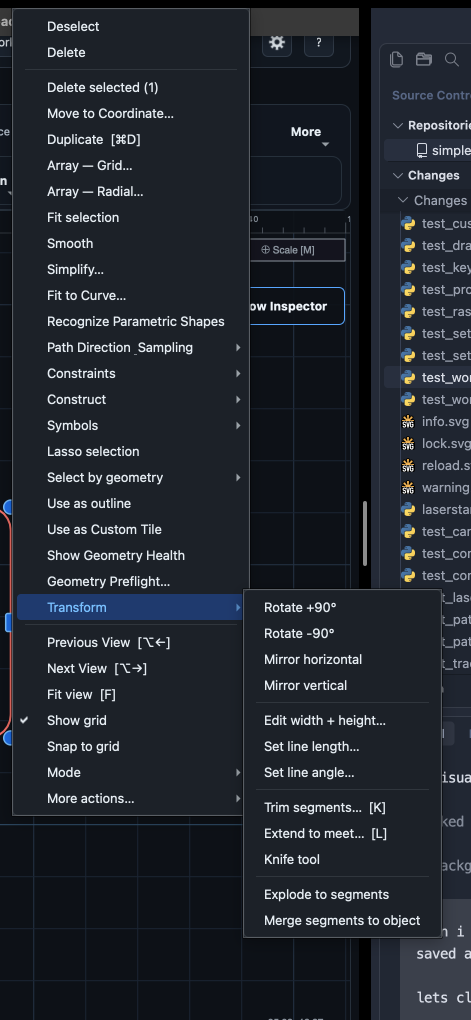
#> input picture image.png, 942 x 2040 px (shown at 1/2 size); its folder holds only this picture in this run
$ python -i imaging.py   (imports and definitions only)
#> lines starting #> are read from the running program, lines starting #| are printed output that depends on the picture; after the words box and inside, x2 and y2 are one past the last pixel; in counts of white or black regions, pixels touching at a corner belong together
"""Image-to-outline tracing pipeline."""

from __future__ import annotations

import base64
import json
import math
from collections.abc import Callable
from dataclasses import asdict, dataclass
from pathlib import Path

import cv2
import numpy as np
from PIL import Image, ImageDraw, ImageEnhance, ImageOps
from shapely.geometry import Point as ShapelyPoint  # type: ignore[import-untyped]

# Trace imaging is intentionally co-located with raster preparation: both are
# pure Pillow/OpenCV transformations that translate between a source image and
# manufacturing geometry.

Poly = list[tuple[float, float]]


class TraceCancelled(Exception):
    """Raised when a newer trace supersedes a background tracing operation."""


# Keep this value aligned with the canvas closure tolerance. It is duplicated
# here deliberately so the imaging engine stays independent of the canvas.
_CLOSE_TOL = 0.01

# Binarizing/edge-detecting at the source image's native pixel grid makes
# every boundary a hard staircase of whole-pixel steps — that's the actual
# root cause of "jagged" traces, not something a downstream smoothing pass
# can fully undo without guessing. Upsampling with cubic interpolation first
# (in _build_mask/_build_edge_mask) turns each edge into a continuous
# intensity/gradient ramp, so Otsu/Canny lands the boundary at sub-pixel
# precision instead of on a whole original pixel. Contour coordinates are
# divided back down by this factor immediately after extraction so every
# other step keeps working in the original image's pixel units.
_MASK_SUPERSAMPLE = 4


def _close_poly(poly: Poly, tol: float = _CLOSE_TOL) -> Poly:
    """Return *poly* with the starting point appended if needed."""
    if len(poly) < 3:
        return list(poly)
    if abs(poly[0][0] - poly[-1][0]) <= tol and abs(poly[0][1] - poly[-1][1]) <= tol:
        return list(poly)
    return list(poly) + [poly[0]]


# [56 lines left out: function tone_stipple, not called in this run]


# ---------------------------------------------------------------------------
# Step 1 — load image
# ---------------------------------------------------------------------------


def _load_image(path: str, max_px: int = 1200) -> tuple[Image.Image, np.ndarray]:
    """Load image via PIL, composite on white, downscale; return (rgb_img, bgr_array)."""
    # Clamp ``max_px`` to a sane range so a malicious or corrupted call
    # site cannot allocate gigabytes of RGBA pixels.
    max_px = max(64, min(int(max_px), 8192))
    img: Image.Image = Image.open(path)
    # Reject pathologically large source images outright — PIL otherwise
    # decompresses the full file before we get a chance to downscale.
    src_w, src_h = img.size
    if src_w * src_h > 80_000_000:  # ~80 MP — well above any realistic input
        raise ValueError(f"Image too large to trace: {src_w}×{src_h}px (limit ~80 MP)")
    img = img.convert("RGBA")
    bg = Image.new("RGBA", img.size, (255, 255, 255, 255))
    img = Image.alpha_composite(bg, img).convert("RGB")
    w, h = img.size
    scale = min(max_px / max(w, h, 1), 1.0)
    if scale < 1.0:
        img = img.resize((int(w * scale), int(h * scale)), Image.Resampling.LANCZOS)
    bgr = cv2.cvtColor(np.array(img, dtype=np.uint8), cv2.COLOR_RGB2BGR)
    return img, bgr


# ---------------------------------------------------------------------------
# Step 2 — threshold + morphological close → binary mask
# ---------------------------------------------------------------------------


_ILLUM_WORK_DIM = 256


def _correct_illumination(gray: np.ndarray, sigma_frac: float = 0.25) -> np.ndarray:
    """Flatten large-scale lighting gradients (shadow, vignette, glare)
    before Otsu picks a global cutoff.

    Divides the image by a very heavily blurred copy of itself, wide enough
    to capture only slow, whole-frame lighting variation and not any real
    traced feature. This is deliberately NOT the same idea as per-pixel
    adaptive thresholding (cv2.adaptiveThreshold): that uses a small local
    window, which reads the *interior* of any solid shape bigger than the
    window as flat/backgroundlike and drops it — exactly wrong for tracing
    solid fills. A wide-sigma illumination estimate stays flat across a
    solid shape's interior (so Otsu still recovers the whole fill) while
    still correcting a gradient that spans the frame.

    The background estimate is computed on a small, fixed-size downscaled
    copy rather than the input at full resolution. An illumination gradient
    is inherently low-frequency, so a coarse estimate upsampled back is
    indistinguishable from blurring at full size — but doing it this way
    keeps the Gaussian kernel small and bounded regardless of the input's
    resolution. Blurring at full size with a sigma proportional to a large
    (and, after mask supersampling, possibly multi-thousand-pixel) image
    directly scales the kernel size with it, which previously made "Building
    mask..." take an extremely long time (or appear to hang entirely) on
    higher "Max resolution" / supersampled traces.
    """
    h, w = gray.shape[:2]
    scale = _ILLUM_WORK_DIM / max(h, w, 1)
    if scale < 1.0:
        small = cv2.resize(
            gray,
            (max(1, int(w * scale)), max(1, int(h * scale))),
            interpolation=cv2.INTER_AREA,
        )
    else:
        small = gray
    small_h, small_w = small.shape[:2]
    sigma = max(15.0, min(small_h, small_w) * sigma_frac)
    background_small = cv2.GaussianBlur(small.astype(np.float32), (0, 0), sigma)
    background = (
        cv2.resize(background_small, (w, h), interpolation=cv2.INTER_LINEAR)
        if scale < 1.0
        else background_small
    )
    gray_f = gray.astype(np.float32)
    normalized = cv2.divide(gray_f, background + 1e-3, scale=255.0)
    return np.clip(normalized, 0, 255).astype(np.uint8)


def _build_mask(
    bgr: np.ndarray,
    blur: float = 1.5,
    threshold: int | None = None,
    invert: bool = False,
    close_radius: int = 1,
    supersample: int = 3,
) -> np.ndarray:
    """
    Gaussian blur → Otsu (or fixed) threshold → morphological close.

    Returns a uint8 binary mask (0 / 255) at ``supersample``x the input
    resolution — see the module-level note above ``SUPERSAMPLE`` for why.
    ``invert=False`` — dark pixels are foreground (default).
    ``threshold=None`` — auto-select via Otsu.
    """
    gray = cv2.cvtColor(bgr, cv2.COLOR_BGR2GRAY)
    if supersample > 1:
        h, w = gray.shape[:2]
        gray = cv2.resize(gray, (w * supersample, h * supersample), interpolation=cv2.INTER_CUBIC)

    # blur/close_radius are specified in original-pixel units; scale them up
    # to match so they behave identically regardless of the supersample factor.
    eff_blur = blur * supersample
    eff_close_radius = close_radius * supersample

    ksize = max(1, int(eff_blur * 2) | 1)  # must be odd
    blurred = cv2.GaussianBlur(gray, (ksize, ksize), eff_blur)

    thresh_type = cv2.THRESH_BINARY_INV if not invert else cv2.THRESH_BINARY
    if threshold is None:
        # A single Otsu cutoff assumes even, uniform lighting across the
        # whole frame — on a real photo with any shadow/glare/vignette
        # gradient it swallows entire regions as false foreground (or
        # erases faint strokes) since one brightness split can't separate
        # ink from background differently on each side of the image.
        # _correct_illumination flattens that large-scale gradient first,
        # so Otsu is choosing a cutoff from an already-evened-out image.
        corrected = _correct_illumination(blurred)
        thresh_type |= cv2.THRESH_OTSU
        _, mask = cv2.threshold(corrected, 0, 255, thresh_type)
    else:
        _, mask = cv2.threshold(blurred, int(threshold), 255, thresh_type)

    if eff_close_radius > 0:
        sz = eff_close_radius * 2 + 1
        kernel = cv2.getStructuringElement(cv2.MORPH_ELLIPSE, (sz, sz))
        mask = cv2.morphologyEx(mask, cv2.MORPH_CLOSE, kernel)

    return mask


# ---------------------------------------------------------------------------
# Step 2b — Canny edge detection → binary mask (Edge / line-art mode)
# ---------------------------------------------------------------------------


# [30 lines left out: function _build_edge_mask, not called in this run]


# ---------------------------------------------------------------------------
# Step 3 — contour extraction
# ---------------------------------------------------------------------------


def _find_contours(mask: np.ndarray, outer_only: bool = False) -> list[np.ndarray]:
    """Extract contours from binary mask.

    ``outer_only=False`` (default) uses ``cv2.RETR_LIST`` and returns all
    contours — outer boundaries *and* interior holes, so lettering with
    counters (o, a, p, d…) traces faithfully.
    ``outer_only=True`` uses ``cv2.RETR_CCOMP`` and keeps only top-level
    contours (parent == -1), discarding hole boundaries for a silhouette-only
    trace.
    """
    # CHAIN_APPROX_SIMPLE drops points that lie on a straight run between two
    # pixel-grid corners — a strictly free win over CHAIN_APPROX_NONE (every
    # boundary pixel): it can only remove *redundant* collinear points, never
    # change the traced shape, yet it means simplify_contours() below starts
    # from far fewer staircase vertices per diagonal edge.
    if outer_only:
        contours, hierarchy = cv2.findContours(mask, cv2.RETR_CCOMP, cv2.CHAIN_APPROX_SIMPLE)
        if hierarchy is None or len(contours) == 0:
            return []
        h = hierarchy[0]  # shape (N, 4): [next, prev, child, parent]
        return [c for c, hi in zip(contours, h) if hi[3] == -1]
    contours, _ = cv2.findContours(mask, cv2.RETR_LIST, cv2.CHAIN_APPROX_SIMPLE)
    return list(contours)


# ---------------------------------------------------------------------------
# Step 4 — simplification (replaces RDP)
# ---------------------------------------------------------------------------


def simplify_contours(contours: list[Poly], tolerance: float = 1.0) -> list[Poly]:
    """Ramer-Douglas-Peucker simplification via cv2.approxPolyDP.

    Contours are treated as closed loops and returned with an explicit closing
    point so downstream DXF export can preserve them as closed polylines.
    """
    result = []
    for pts in contours:
        arr = np.array(pts, dtype=np.float32).reshape(-1, 1, 2)
        perimeter = cv2.arcLength(arr, closed=True)
        epsilon = max(0.01, float(tolerance))
        if perimeter > 1e-6:
            # Cap at 5% of perimeter — 25% was far too aggressive and erased
            # fine detail (text, thin strokes) even at low tolerance settings.
            epsilon = min(epsilon, perimeter * 0.05)
        simplified = cv2.approxPolyDP(arr, epsilon, closed=True)
        coords = [(float(x), float(y)) for x, y in simplified.reshape(-1, 2)]
        if len(coords) >= 3:
            result.append(_close_poly(coords))
    return result


# ---------------------------------------------------------------------------
# Step 5 — area filtering (replaces shoelace formula)
# ---------------------------------------------------------------------------


def filter_contours(
    contours: list[Poly],
    min_area_px: float = 100.0,
    max_area_px: float | None = None,
) -> list[Poly]:
    """Filter contours by pixel-space area using cv2.contourArea."""
    result = []
    for c in contours:
        arr = np.array(c, dtype=np.float32).reshape(-1, 1, 2)
        a = cv2.contourArea(arr)
        if a < min_area_px:
            continue
        if max_area_px is not None and a > max_area_px:
            continue
        result.append(_close_poly(c))
    return result


# ---------------------------------------------------------------------------
# Step 6 — scale to mm
# ---------------------------------------------------------------------------


def scale_to_mm(
    contours: list[Poly],
    px_per_mm: float,
    img_height_px: int,
) -> list[Poly]:
    """Convert pixel-space (x, y) coordinates to millimetres (y-up origin)."""
    if px_per_mm <= 0:
        return contours
    return [
        [(x / px_per_mm, (img_height_px - y) / px_per_mm) for x, y in poly] for poly in contours
    ]


# ---------------------------------------------------------------------------
# Public API
# ---------------------------------------------------------------------------


def image_to_outlines(
    path: str,
    *,
    blur_radius: float = 1.5,
    threshold: int | None = None,
    invert: bool = False,
    close_radius: int = 1,
    simplify_tol: float = 1.0,
    min_area_px: float = 100.0,
    max_area_px: float | None = None,
    width_mm: float = 50.0,
    max_px: int = 2500,
    edge_mode: bool = False,
    canny_low: int = 50,
    canny_high: int = 150,
    outer_only: bool = False,
    on_progress: Callable[[int, str], None] | None = None,
    cancel_check: Callable[[], bool] | None = None,
) -> tuple[Image.Image, list[Poly], int, int]:
    """
    Run the full pipeline.

    Returns ``(display_image, mm_polylines, img_w_px, img_h_px)``.

    ``img_w_px`` / ``img_h_px`` are the *processed* (possibly downscaled)
    image dimensions.

    Parameters
    ----------
    edge_mode:
        Use Canny edge detection instead of threshold masking.  Better for
        line art, sketches, and images with thin strokes.
    canny_low / canny_high:
        Lower / upper hysteresis thresholds for Canny (edge mode only).
    outer_only:
        Discard inner hole contours for a silhouette-only trace.  Defaults to
        ``False`` so letter counters (o, a, p, d…) are included.
    on_progress:
        Optional ``(percent: int, label: str) -> None`` callback invoked at
        each pipeline step.  Safe to emit a Qt signal from a background thread.
    cancel_check:
        Optional ``() -> bool`` polled between pipeline stages; when it
        returns True, raises ``TraceCancelled`` instead of continuing. Lets
        a live-preview caller abort a stale, superseded trace after its
        current stage instead of always burning through the full pipeline
        (important now that mask-building runs at ``_MASK_SUPERSAMPLE``x the
        pixel count) — otherwise every rapid settings tweak queues up
        another full-cost trace competing for CPU, which is what made the
        UI feel like it "eventually freezes" under fast repeated edits.
    """

    def _progress(pct: int, label: str) -> None:
        if on_progress is not None:
            on_progress(pct, label)

    def _check_cancelled() -> None:
        if cancel_check is not None and cancel_check():
            raise TraceCancelled()

    _progress(5, "Loading image\u2026")
    display_img, bgr = _load_image(path, max_px)
#> in _load_image, img is the input picture: PIL image 942x2040 RGBA; mean R, G, B, A 33.4, 38.5, 46.3, 255
    img_h_px, img_w_px = bgr.shape[:2]
    _check_cancelled()

    _progress(25, "Building mask\u2026")
    if edge_mode:
        mask = _build_edge_mask(
            bgr, blur_radius, canny_low, canny_high, close_radius, _MASK_SUPERSAMPLE
        )
    else:
        mask = _build_mask(bgr, blur_radius, threshold, invert, close_radius, _MASK_SUPERSAMPLE)
#> in _build_mask, `gray = cv2.cvtColor(bgr, cv2.COLOR_BGR2GRAY)`:
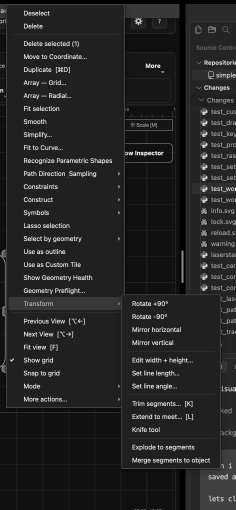
#> gray: shape (2040, 942) (shown at 1/4 size); min 0, max 255, mean 37.6
#> in _correct_illumination, `small = cv2.resize( gray, (max(1, int(w * scale)), max(1, int(h * scal..`:
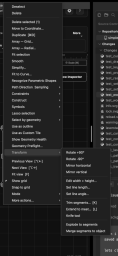
#> small: shape (256, 118); min 0, max 188, mean 37.6
#> in _correct_illumination, `background_small = cv2.GaussianBlur(small.astype(np.float32), (0, 0), ..`:
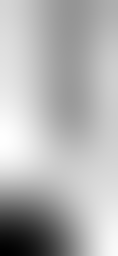
#> background_small: shape (256, 118) float32; min 19.57, max 45.4, mean 37.7; drawn with min black and max white
#> in _correct_illumination, `normalized = cv2.divide(gray_f, background + 1e-3, scale=255.0)`:
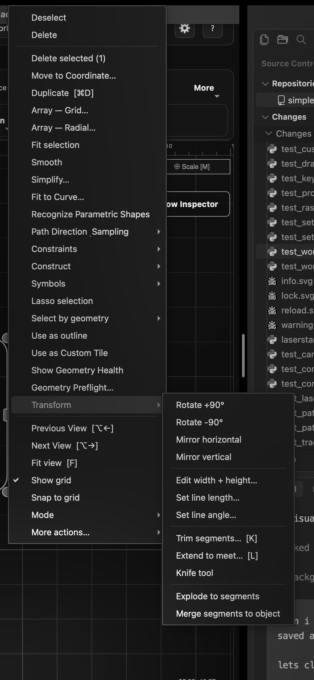
#> normalized: shape (8160, 3768) float32 (shown at 1/12 size); min 0, max 1873.5, mean 249.9; drawn with min black and max white
#> in _correct_illumination, `return np.clip(normalized, 0, 255).astype(np.uint8)`:
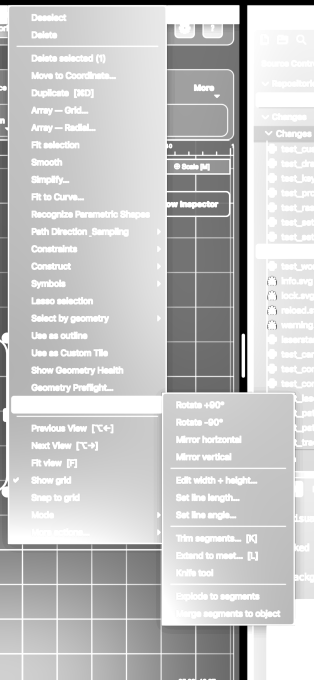
#> returned value: shape (8160, 3768) (shown at 1/12 size); min 0, max 255, mean 195.6
#> in _build_mask, `_, mask = cv2.threshold(corrected, 0, 255, thresh_type)`:
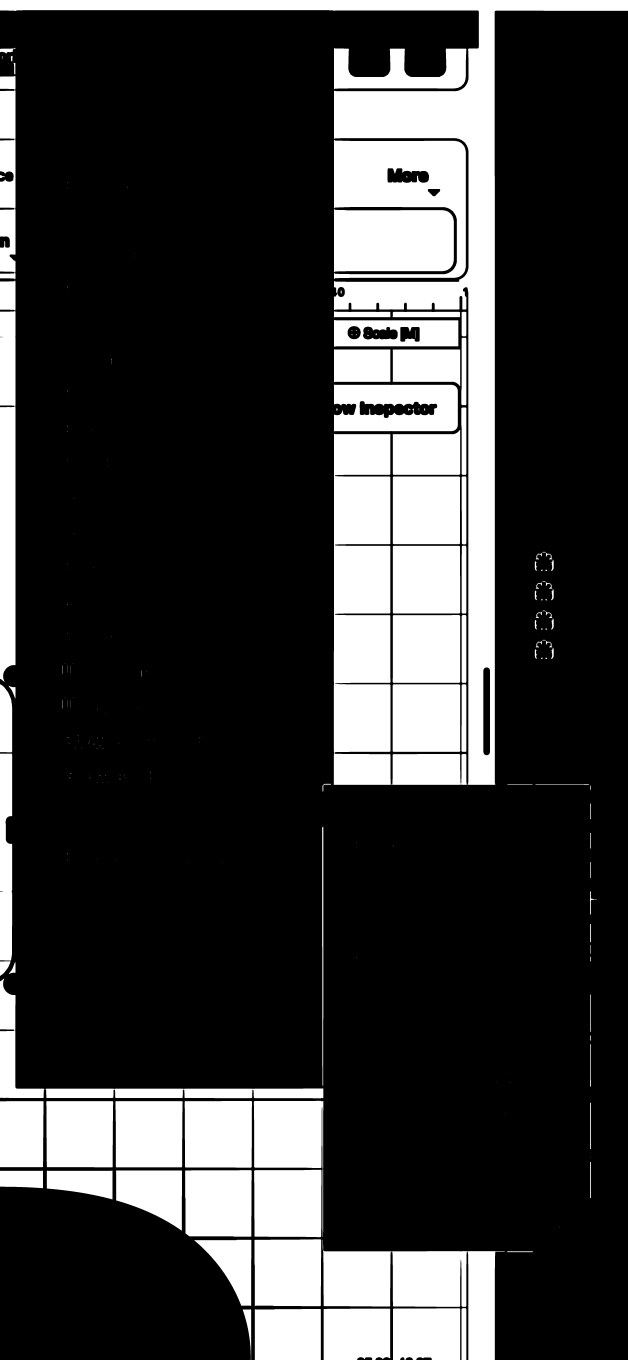
#> mask: shape (8160, 3768) (shown at 1/6 size); 22.4% white; 238 white regions (120 under 20 px), largest, box (x1, y1, x2, y2) and area: (0, 0, 3768, 4709) 2070124, (1936, 7437, 3030, 8160) 381525, (2004, 839, 2795, 1674) 335383
    _check_cancelled()

    _progress(50, "Finding contours\u2026")
    raw_contours = _find_contours(mask, outer_only=outer_only)
#> in _find_contours, `contours, _ = cv2.findContours(mask, cv2.RETR_LIST, cv2.CHAIN_APPROX_S..`: contours = 236 contours, 125 with area under 20; largest, box (x1, y1, x2, y2) and area: (0, 0, 3768, 4709) 2081064, (2004, 838, 2795, 1674) 646266, (1936, 7437, 3030, 8160) 514296, (1523, 6605, 1940, 7423) 329282, (0, 1682, 93, 4090) 212414
#> raw_contours has the same summary as contours in _find_contours
    _check_cancelled()

    # Convert cv2 contours (N,1,2 int32) to Poly lists for shared helpers, and
    # divide back down out of the supersampled mask's pixel grid so every
    # downstream step (simplify/filter/scale) keeps operating in the same
    # original-image pixel units its tolerances/areas are tuned for.
    polys: list[Poly] = [
        [(float(p[0][0]) / _MASK_SUPERSAMPLE, float(p[0][1]) / _MASK_SUPERSAMPLE) for p in c]
        for c in raw_contours
        if len(c) >= 3
    ]
#> polys = 179 items

    _progress(70, "Simplifying\u2026")
    polys = simplify_contours(polys, simplify_tol)
#> the loop in simplify_contours, `for pts in contours:` made 179 passes
#> (perimeter, epsilon, coords) on passes 4, 8, 12, 14, 15, 16: (78.62, 1, [(760.5, 1877.2), (799.2, 1877.5)]), (178.9, 1, [(64.25, 1756.2), (0, 1756.2), (0, 1779.8), (64.25, 1782)]), (109.4, 1, [(885.2, 1743), (885.8, 1797)]), (0.854, 0.0427, [(885.5, 1729.2), (885.2, 1729.5), (885.5, 1729.5)]), (1.21, 0.0604, [(758, 1670.5), (757.8, 1670.8), (758, 1671)]), (140.6, 1, [(885.2, 1654), (885.8, 1723.5)])
#> after the loop in simplify_contours, `for pts in contours:`: result = 159 items
#> polys = 159 items
    _check_cancelled()

    n_before = len(polys)
#> n_before = 159
    _progress(85, f"Filtering {n_before} contour(s)\u2026")
    polys = filter_contours(polys, min_area_px, max_area_px)
#> the loop in filter_contours, `for c in contours:` made 159 passes
#> a on passes 1 to 3: 342.9, 7473.7, 7427.6
#> after the loop in filter_contours, `for c in contours:`: result = 50 items
#> polys = 50 items
    n_kept = len(polys)
#> n_kept = 50
    if n_kept < n_before:
        _progress(
            92,
            f"Kept {n_kept} of {n_before} contours (area filter removed {n_before - n_kept}).",
        )
    _check_cancelled()

    _progress(95, "Scaling to mm\u2026")
    px_per_mm = img_w_px / max(width_mm, 0.001)
    result = scale_to_mm(polys, px_per_mm, img_h_px)
#> result = 50 items

    _progress(100, "Done.")
    return display_img, result, img_w_px, img_h_px


__all__ = [
    "RasterEngravingSpec",
    "TraceCancelled",
    "export_raster_job",
    "filter_contours",
    "image_to_outlines",
    "prepare_engraving_image",
    "tone_stipple",
    "scale_to_mm",
    "simplify_contours",
]


# [38 lines that did not run here, left out]


def _dither_power_map(image: Image.Image, method: str) -> Image.Image:
    """Convert a continuous power map to a deterministic binary dither."""
    if method == "continuous":
        return image
    if method == "floyd_steinberg":
        return image.convert("1", dither=Image.Dither.FLOYDSTEINBERG).convert("L")

    thresholds: tuple[tuple[int, ...], ...] = (
        (0, 8, 2, 10),
        (12, 4, 14, 6),
        (3, 11, 1, 9),
        (15, 7, 13, 5),
    )
    if method == "halftone":
        thresholds = (
            (0, 48, 12, 60, 3, 51, 15, 63),
            (32, 16, 44, 28, 35, 19, 47, 31),
            (8, 56, 4, 52, 11, 59, 7, 55),
            (40, 24, 36, 20, 43, 27, 39, 23),
            (2, 50, 14, 62, 1, 49, 13, 61),
            (34, 18, 46, 30, 33, 17, 45, 29),
            (10, 58, 6, 54, 9, 57, 5, 53),
            (42, 26, 38, 22, 41, 25, 37, 21),
        )
    matrix = np.asarray(thresholds, dtype=np.float32)
    values = np.asarray(image, dtype=np.float32)
    tiled = np.tile(
        (matrix + 0.5) * (255.0 / matrix.size),
        (
            math.ceil(values.shape[0] / matrix.shape[0]),
            math.ceil(values.shape[1] / matrix.shape[1]),
        ),
    )[: values.shape[0], : values.shape[1]]
    return Image.fromarray(np.where(values > tiled, 255, 0).astype(np.uint8), mode="L")


# [60 lines that did not run here, left out]


# [62 lines that did not run here, left out]

>>> result = image_to_outlines('../../../image.png')
